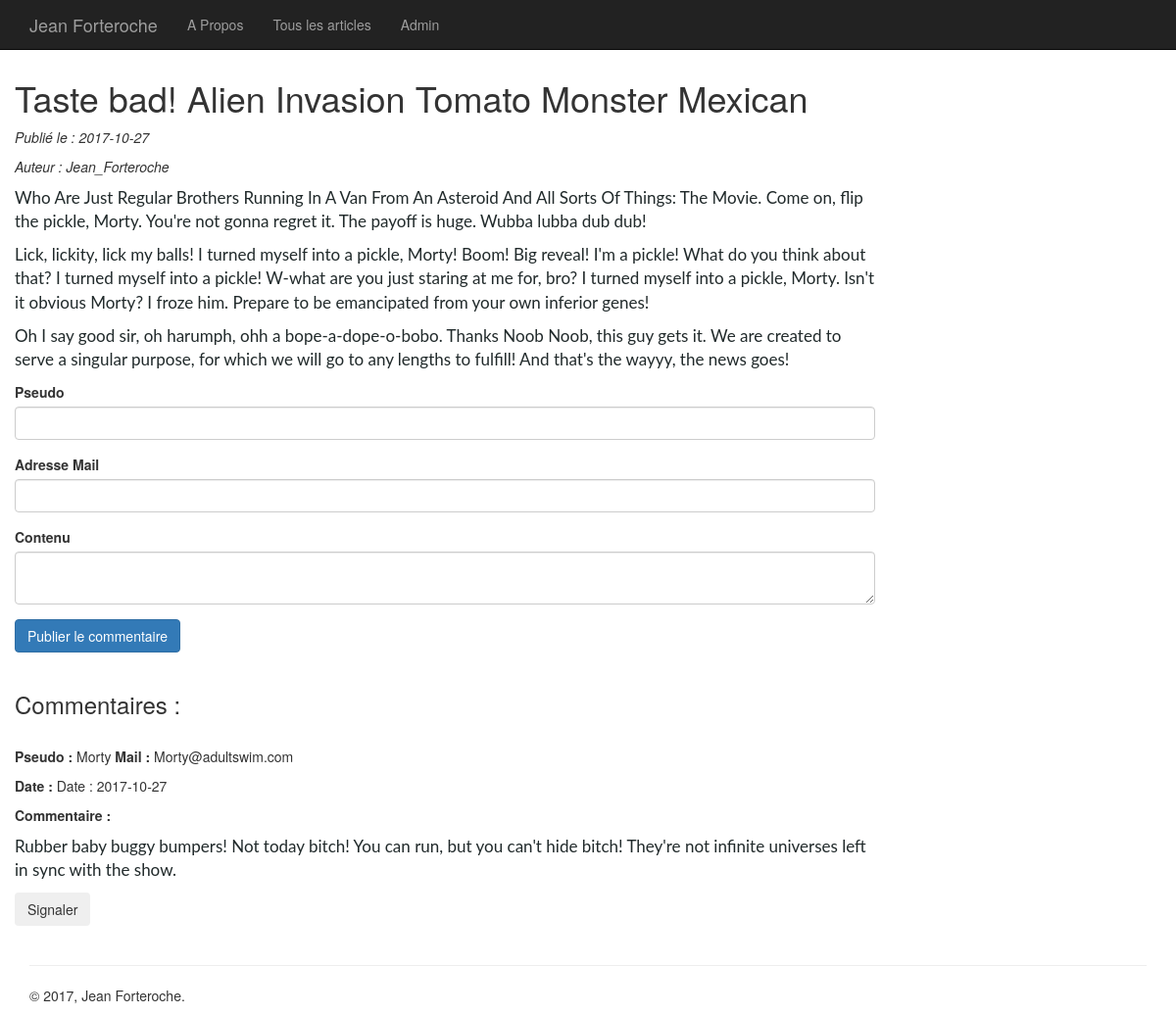
The page /Projet3/public/index.php?p=article&id=31 on the database its author committed.
### tables this page shows
CREATE TABLE `articles` (
  `id` int(11) NOT NULL,
  `etat` int(11) NOT NULL DEFAULT '1',
  `titre` varchar(255) NOT NULL,
  `contenu` text NOT NULL,
  `dateAjout` date NOT NULL,
  `auteur` int(11) NOT NULL DEFAULT '1',
  `dateModif` date DEFAULT NULL
);

CREATE TABLE `users` (
  `id` int(11) NOT NULL,
  `pseudo` varchar(255) NOT NULL,
  `nom` varchar(255) NOT NULL,
  `prénom` varchar(255) NOT NULL,
  `mail` varchar(255) NOT NULL,
  `mdp` varchar(255) NOT NULL
);

CREATE TABLE `commentaires` (
  `id` int(11) NOT NULL,
  `article` int(11) NOT NULL,
  `pseudo` varchar(255) NOT NULL,
  `mail` varchar(255) NOT NULL,
  `contenu` text NOT NULL,
  `etat` int(11) NOT NULL DEFAULT '1',
  `date` date NOT NULL
);

### Projet3/core/Controller/Controller.php (called while the page is built, shortened)
<?php
class Controller
{
  protected $viewPath;
  protected function render($view, $variables = [])
  {
    extract($variables);
    require($this->viewPath . str_replace('.', '/', $view) . '.php');
  }
}
 ?>

### Projet3/app/Controller/ArticlesController.php (called while the page is built, shortened)
<?php
class ArticlesController extends AppController
{
  public function show()
  {
    $article = $this->Article->find($_GET['id']);
    $commentaires = $this->Commentaire->comments($_GET['id']);
    $form = new \Core\HTML\BootstrapForm();
    $this->render('articles.article', compact('article', 'form', 'commentaires'));
  }
}
 ?>

### Projet3/core/Table/Table.php (called while the page is built, shortened)
<?php
class Table
{
  protected $db;
  public function __construct(\Core\Database\Database $db)
    {
      $this->db = $db;
    }
   public function query($statement, $attributes = null, $one = false)
   {
     if ($attributes)
     {
       return $this->db->prepare($statement, $attributes, str_replace('Table', 'Entity', get_class($this)), $one);
     }
     else
     {
      return $this->db->query($statement, str_replace('Table', 'Entity', get_class($this)), $one);
     }
   }
   public function find($id)
   {
     return $this->query('SELECT articles.id, articles.titre, articles.auteur, articles.etat, articles.contenu, articles.dateAjout, articles.dateModif, users.pseudo
     FROM articles
     INNER JOIN users ON articles.auteur = users.id
     WHERE articles.id = ?', [$id], true);
   }
}
 ?>

### Projet3/core/Database/MysqlDatabase.php (called while the page is built, shortened)
<?php
class MysqlDatabase extends Database
{
  private $db_name,
          $db_user,
          $db_pass,
          $db_host,
          $pdo;
  public function __construct($db_name, $db_user = 'root', $db_pass = '', $db_host = 'localhost')
  {
    $this->db_name = $db_name;
    $this->db_user = $db_user;
    $this->db_pass = $db_pass;
    $this->db_host = $db_host;
  }
  private function getPDO()
  {
    if ($this->pdo === null)
    {
      $pdo = new PDO('mysql:dbname=' . $this->db_name . ';host=' . $this->db_host, $this->db_user, $this->db_pass);
      $pdo->setAttribute(PDO::ATTR_ERRMODE, PDO::ERRMODE_EXCEPTION);
      $this->pdo = $pdo;
    }
    return $this->pdo;
  }
  public function prepare($statement, $attributes, $class_name = null, $one = false)
  {
      $req = $this->getPDO()->prepare($statement);
      $exec = $req->execute($attributes);
      if (is_null($class_name))
      {
        $req->setFetchMode(PDO::FETCH_OBJ);
      }
      else
      {
       $req->setFetchMode(PDO::FETCH_CLASS, $class_name);
      }
      if ($one)
      {
        $datas = $req->fetch();
      }
      else
      {
        $datas = $req->fetchAll();
      }
      return $datas;
  }
}
 ?>

### Projet3/app/Autoloader.php (called while the page is built, shortened)
<?php
class Autoloader
{
  static function autoload($class)
  {
    if (strpos($class, __NAMESPACE__ . '\\') === 0)
    {
      $class = str_replace(__NAMESPACE__ . '\\', '', $class);
      $class = str_replace('\\', '/', $class);
    }
  }
}
 ?>

### Projet3/core/Autoloader.php (called while the page is built, shortened)
<?php
class Autoloader
{
  static function autoload($class)
  {
    if (strpos($class, __NAMESPACE__ . '\\') === 0)
    {
      $class = str_replace(__NAMESPACE__ . '\\', '', $class);
      $class = str_replace('\\', '/', $class);
    }
  }
}
 ?>

### Projet3/app/Table/CommentaireTable.php (called while the page is built, shortened)
<?php
class CommentaireTable extends Table
{
   public function comments($id)
   {
     return $this->query('SELECT commentaires.id, commentaires.pseudo, commentaires.mail, commentaires.contenu, commentaires.date
    FROM commentaires
    INNER JOIN articles ON articles.id = commentaires.article #\'commentaire.article\' est l\'id de l\'article auquel fait reference le commentaire*/
    WHERE articles.id= ? AND commentaires.etat != 3 ORDER BY id DESC', [$id]);
   }
}
 ?>

### Projet3/app/Views/articles/article.php (the view, shortened to what this page needs)
<h1><?= $article->titre; ?></h1>
<p><em>Publié le : <?= $article->dateAjout; ?></em></p>
<p><em>Auteur : <?= $article->pseudo; ?></em></p>
<p><?= $article->contenu; ?></p>
<div class="form-group">
<form method="post">
<?= $form->input('pseudo', 'Pseudo');  ?>
<?= $form->input('mail', 'Adresse Mail');  ?>
<?= $form->input('contenu', 'Contenu', ['type' => 'textarea']);  ?>
<button class="btn btn-primary" >Publier le commentaire</button>
</form>
</div>
<h3>Commentaires :</h3>
<?php if ($commentaires != null): ?>
<?php foreach($commentaires as $commentaire):  ?>
<p> <strong> Pseudo : </strong><?= $commentaire->pseudo; ?><strong> Mail : </strong><?= $commentaire->mail; ?></p>
<p><strong>Date : </strong>Date : <?= $commentaire->date; ?></p>
<p><strong>Commentaire : </strong><?= $commentaire->contenu; ?></p>
<form action="/index.php?p=report" method="post">
<button class="btn btn-secondary" >Signaler</button>
</form>
<?php endforeach; ?>
<?php else: ?>
<h3>Pas de commentaires, soyez le premier à en poster un !</h3>
</br>
<?php endif; ?>

### Projet3/app/Views/templates/allarticles.php (style rules this page uses)
body { padding-top: 60px; }

### rows shown on the page
articles: titre "Taste bad! Alien Invasion Tomato Monster Mexican", dateAjout "2017-10-27", auteur.pseudo "Jean_Forteroche", contenu "Who Are Just Regular Brothers Running In A Van From An Asteroid And All Sorts Of Things: The Movie. Come on, flip the pickle, Morty. You're not gonna regret it. The payoff is huge. Wubba lubba dub dub! Lick, lickity, lick my balls! I turned myself into a pickle, Morty! Boom! Big reveal! I'm a pickle! What do you think about that? I turned myself into a pickle! W-what are you just staring at me for, bro? I turned myself into a pickle, Morty. Isn't it obvious Morty? I froze him. Prepare to be emancipated from your own inferior genes! Oh I say good sir, oh harumph, ohh a bope-a-dope-o-bobo. Thanks Noob Noob, this guy gets it. We are created to serve a singular purpose, for which we will go to…"
commentaires: pseudo "Morty", mail "Morty@adultswim.com", date "2017-10-27", contenu "Rubber baby buggy bumpers! Not today bitch! You can run, but you can't hide bitch! They're not infinite universes left in sync with the show."

### other values the page prints
$label "Pseudo Adresse Mail Contenu"
